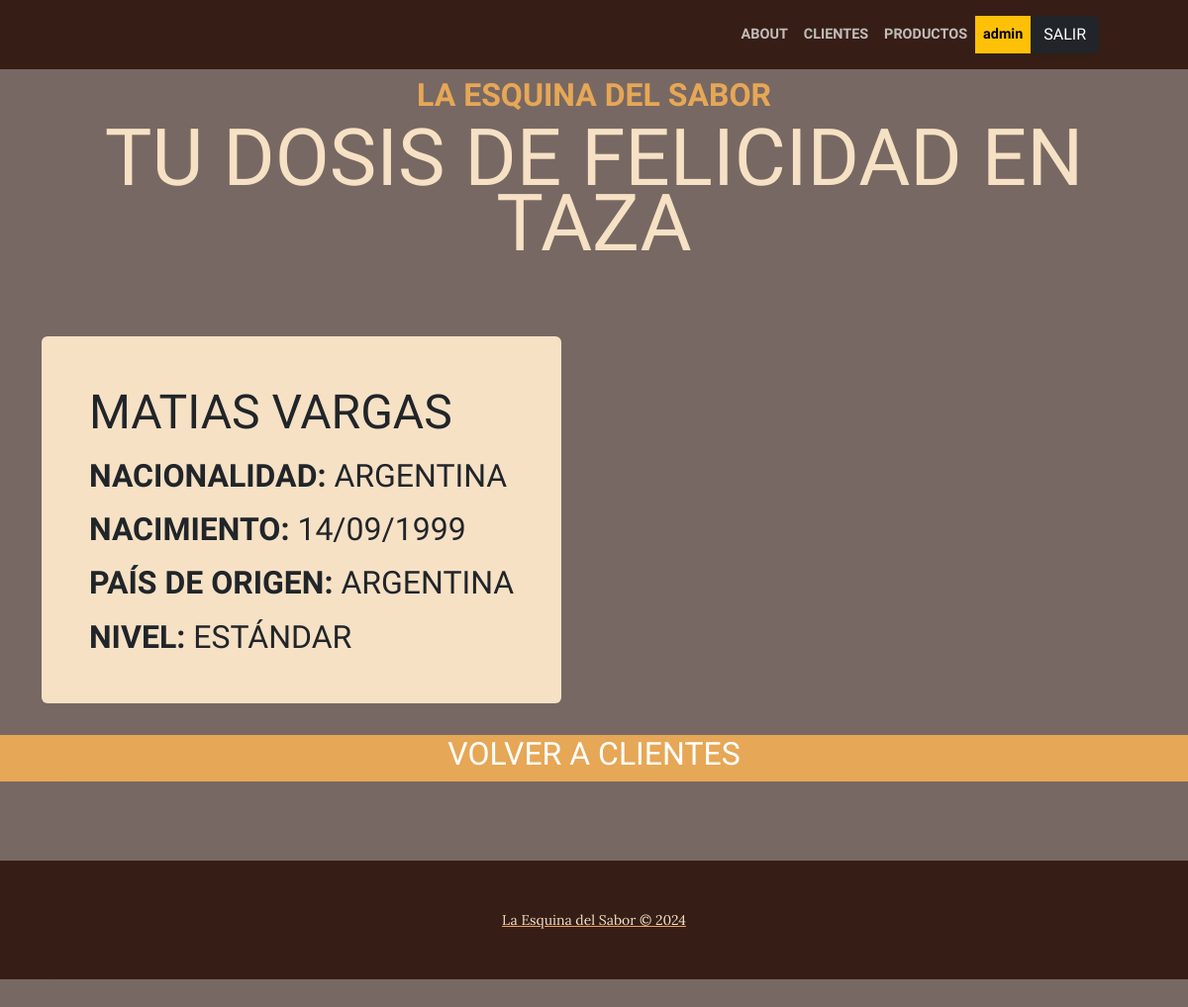
/cliente/cliente_detail/6 (signed in), run on an earlier commit of the app's database.
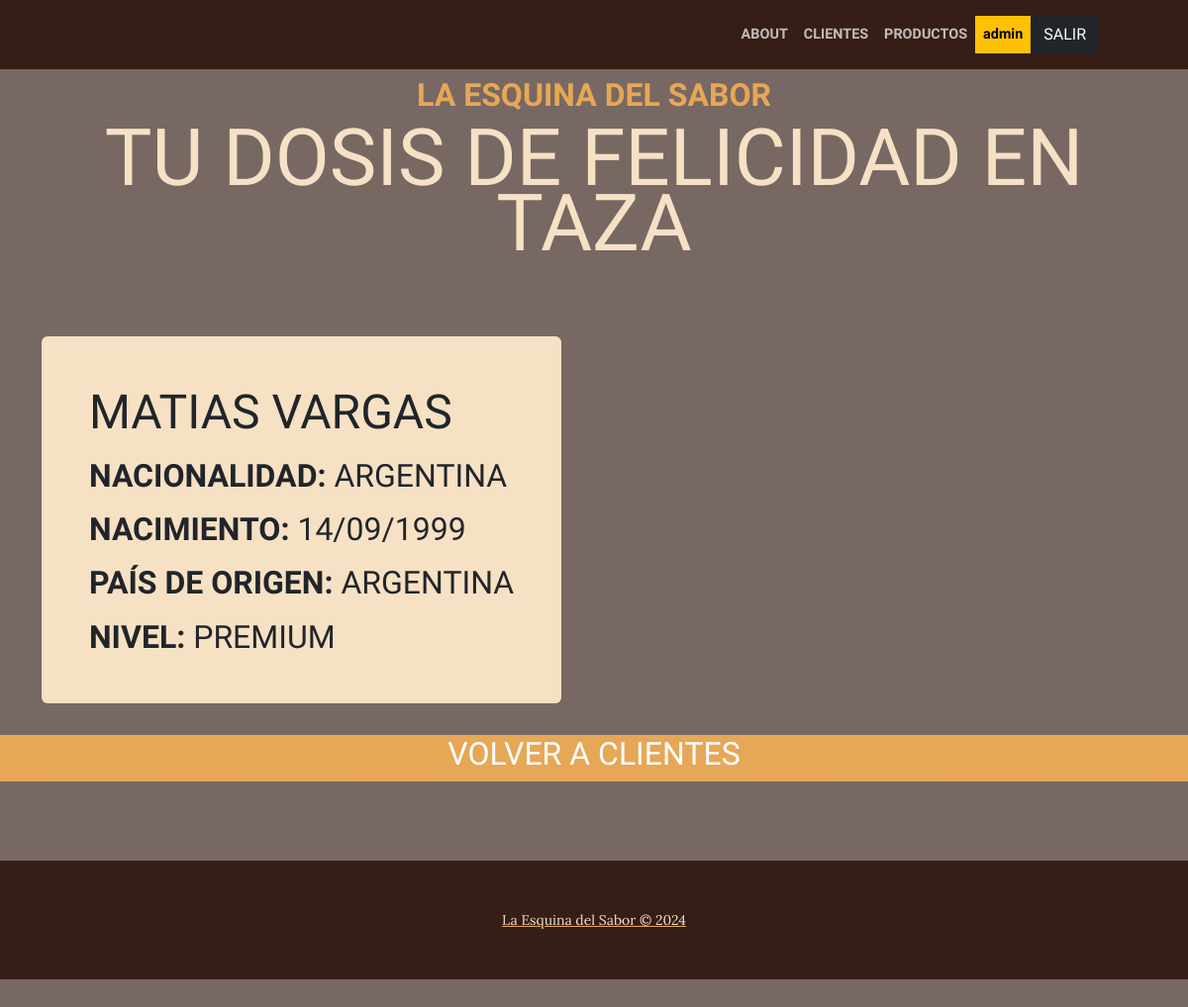
And on a later commit of the database.
### cliente/models.py (models this page shows, shortened)
class cliente(models.Model):
        nombre = models.CharField(max_length=200)
        apellido = models.CharField(max_length=50)
        nacimiento = models.DateField(null=True)
        pais_origen_id = models.ForeignKey(Pais, on_delete=models.SET_NULL, null=True, verbose_name="País de origen")
        nivel_sus = models.ForeignKey(suscripcion, on_delete=models.SET_NULL, null=True, verbose_name="Nivel")

class suscripcion(models.Model):
    nivel = models.CharField(max_length=50)
    def __str__(self):
        return self.nivel

class Pais(models.Model):
    nombre = models.CharField(max_length=50)
    def __str__(self):
        return self.nombre
    class Meta:
        verbose_name_plural = 'Países'

### cliente/views.py (the view)
# urls.py: path("cliente_detail/<int:pk>",views.cliente_detail,name="cliente_detail"),
def cliente_detail(request,pk):
    cliente = models.cliente.objects.filter(id=pk)
    context = {"cliente": cliente}
    return render(request, "cliente/cliente_detail.html",context)

### cliente/templates/cliente/cliente_detail.html (shortened to what this page needs)
{% extends 'core/base.html' %}
{% load static %}
{% block contenido %}
{% if user.is_authenticated %}
{% if user.username == 'admin' %}
<html lang="es">
    <head>
        <link rel="stylesheet" href="{% static 'core/css/estilos.css' %}">
    </head>
    <body>
        <section class="page-section">
            <div class="container">
            {% for Cliente in cliente %}
            <div class="product-item">
                <div class="product-item-title d-flex">
                    <div class="bg-faded p-5 d-flex me-auto rounded">
                        <h2 class="section-heading mb-0">
                            <span class="section-heading-lower">{{ Cliente.nombre }} {{Cliente.apellido}} </span>
                            <span class="fw-bold">Nacionalidad: </span> {{Cliente.pais_origen_id }}<br>
                            <span class="fw-bold">Nacimiento: </span> {{ Cliente.nacimiento|date:"d/m/Y" }} <br>
                            <span class="fw-bold">País de origen: </span> {{ Cliente.pais_origen_id }}<br>
                            <span class="fw-bold">Nivel: </span> {{ Cliente.nivel_sus }}
                        </h2>
                  </div>
                </div>
              </div>
            {% endfor %}
          </div>
    <SECtion>
      <a href="{% url 'cliente:Home' %}">
        <section class="page-section bg-primary" id="about">
          <div class="container px-4 px-lg-5">
              <div class="row gx-4 gx-lg-5 justify-content-center">
                  <div class="col-lg-8 text-center">
                      <h2 class="text-white mt-0">VOLVER A CLIENTES</h2>
                  </div>
              </div>
          </div>
      </section>
        <footer class="footer text-faded text-center py-5">
            <div class="container"><p class="m-0 small">La Esquina del Sabor &copy; 2024</p></div>
        </footer>
      {% endif %}
      {% endif %}
{% endblock contenido %}

What changed in the data, as far as the page shows it:
changed cliente "MATIAS": nivel_sus "ESTÁNDAR" → "PREMIUM"
